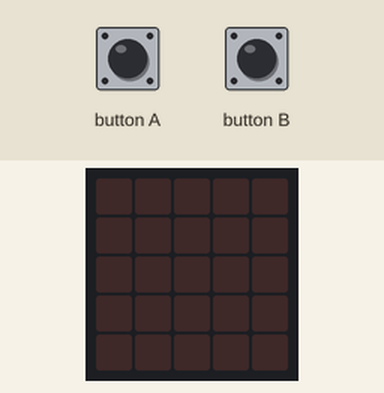
Recording of a program running on a simulated BBC micro:bit (MakeCode). On the bench: the board's 5×5 LED display. The inputs (shaded band) are chosen by the test bench.

Above: at 1.2 s.
1.3 s: button A pressed for 0.15 s
At 2.3 s:
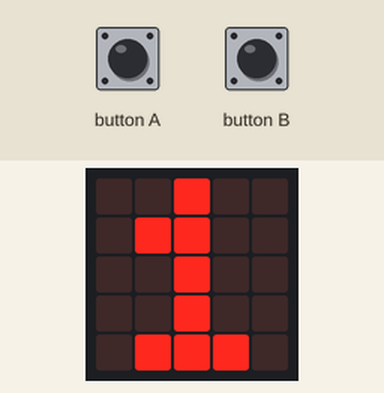
4.4 s: button B pressed for 0.15 s
At 5.1 s:
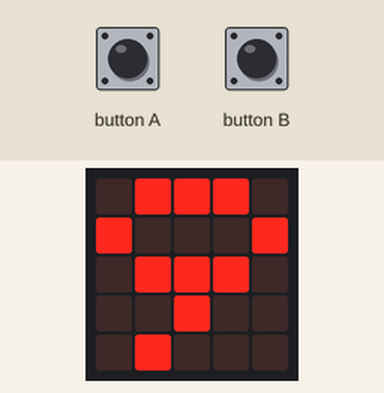
Timing chart, 0 to 7.4 s (numbered marks = the images above; inputs shaded):
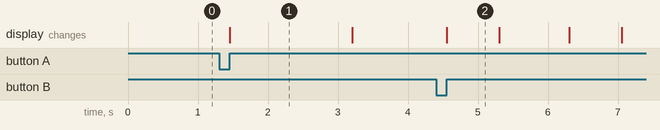

The program:

main.ts
```typescript
let number = 0
let count = 0
input.onButtonPressed(Button.A, function () {
    number = 1
    for (let index = 0; index < 6; index++) {
        basic.showNumber(number)
        basic.pause(1000)
        number += 1
    }
})
input.onButtonPressed(Button.B, function () {
    count = 9
    for (let index = 0; index < 10; index++) {
        basic.showNumber(count)
        basic.pause(1000)
        count += -1
    }
})
basic.forever(function () {

})
```

test.ts
```typescript
// 在這裡測試；當此封包作為擴充功能時，將不會編譯此內容。
```

Measured:
- after the input at 1.3 s, the display: changes after 0.15 s (image 1)
- what the display in image 1 shows lasts 1.7 s, from 1.5 s to 3.2 s
- what the display in image 2 shows lasts 0.7 s, from 4.6 s to 5.3 s
